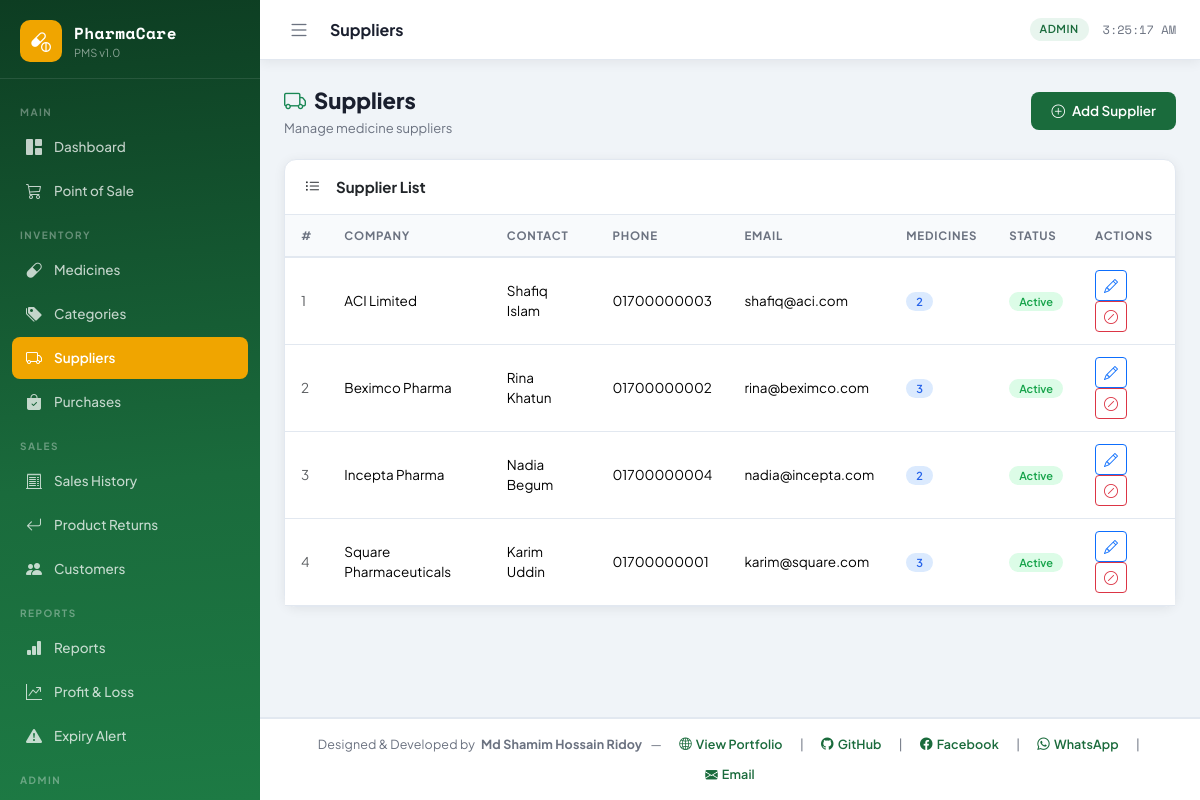
/pages/suppliers.php (signed in), run on the app's committed database.
### tables this page shows
CREATE TABLE IF NOT EXISTS suppliers (
    id INT AUTO_INCREMENT PRIMARY KEY,
    name VARCHAR(150) NOT NULL,
    contact_person VARCHAR(100),
    phone VARCHAR(20),
    email VARCHAR(100),
    address TEXT,
    status ENUM('active','inactive') DEFAULT 'active',
    created_at TIMESTAMP DEFAULT CURRENT_TIMESTAMP
);

### includes/auth.php (called while the page is built, shortened)
<?php
function hasRole($role) {
    return isset($_SESSION['role']) && $_SESSION['role'] === $role;
}
?>

### pages/suppliers.php (the view, shortened to what this page needs)
<?php
require_once '../includes/auth.php';
require_once '../includes/db.php';
$suppliers = $conn->query("SELECT s.*, COUNT(m.id) med_count FROM suppliers s LEFT JOIN medicines m ON s.id=m.supplier_id GROUP BY s.id ORDER BY s.name")->fetch_all(MYSQLI_ASSOC);
include '../includes/header.php';
?>
<div class="page-header">
    <div>
        <div class="page-title"><i class="bi bi-truck me-2 text-success"></i>Suppliers</div>
        <div class="page-subtitle">Manage medicine suppliers</div>
    </div>
    <button class="btn-primary-custom" data-bs-toggle="modal" data-bs-target="#supModal">
        <i class="bi bi-plus-circle"></i> Add Supplier
    </button>
</div>
<div class="card">
    <div class="card-header"><i class="bi bi-list-ul me-2"></i>Supplier List</div>
    <div class="table-responsive">
        <table class="table table-hover mb-0">
            <thead><tr>
                <th>#</th><th>Company</th><th>Contact</th><th>Phone</th><th>Email</th><th>Medicines</th><th>Status</th><th>Actions</th>
            </tr></thead>
            <tbody>
                <?php foreach ($suppliers as $i => $s): ?>
                <tr>
                    <td class="text-muted"><?= $i+1 ?></td>
                    <td class="fw-600"><?= htmlspecialchars($s['name']) ?></td>
                    <td><?= htmlspecialchars($s['contact_person'] ?? '—') ?></td>
                    <td><?= htmlspecialchars($s['phone'] ?? '—') ?></td>
                    <td><?= htmlspecialchars($s['email'] ?? '—') ?></td>
                    <td><span class="badge badge-info"><?= $s['med_count'] ?></span></td>
                    <td><span class="badge <?= $s['status'] === 'active' ? 'badge-active' : 'badge-inactive' ?>"><?= ucfirst($s['status']) ?></span></td>
                    <td>
                        <button class="btn btn-sm btn-outline-primary me-1" onclick="editSup(<?= htmlspecialchars(json_encode($s)) ?>)"><i class="bi bi-pencil"></i></button>
                        <?php if (hasRole('admin')): ?>
                        <a href="suppliers.php?delete=<?= $s['id'] ?>" class="btn btn-sm btn-outline-danger" data-confirm="Deactivate supplier?"><i class="bi bi-slash-circle"></i></a>
                        <?php endif; ?>
                    </td>
                </tr>
                <?php endforeach; ?>
            </tbody>
        </table>
    </div>
</div>
<?php include '../includes/footer.php'; ?>

### assets/css/style.css (style rules this page uses)
:root { --sidebar-w: 260px; --topbar-h: 60px; --primary: #1a6b3c; --primary-dark: #124d2c; --primary-light: #e8f5ee; --accent: #f0a500; --accent-light: #fff8e6; --danger: #e63946; --warning: #f4a261; --info: #2176ae; --bg: #f0f4f8; --surface: #ffffff; --text: #1a1f2e; --text-muted: #6b7280; --border: #e2e8f0; --radius: 12px; --radius-sm: 8px; --shadow: 0 2px 12px rgba(0,0,0,0.07); --shadow-lg: 0 8px 32px rgba(0,0,0,0.12); }
* { box-sizing: border-box; margin: 0; padding: 0; }
body { font-family: 'Plus Jakarta Sans', sans-serif; background: var(--bg); color: var(--text); min-height: 100vh; overflow-x: hidden; }
.card { border: 1px solid var(--border); border-radius: var(--radius); box-shadow: var(--shadow); background: var(--surface); }
.card-header { background: none; border-bottom: 1px solid var(--border); padding: 16px 20px; font-weight: 700; font-size: 15px; display: flex; align-items: center; gap: 8px; }
.table { margin: 0; }
.table thead th { background: #f8fafc; font-size: 11.5px; font-weight: 700; letter-spacing: .8px; text-transform: uppercase; color: var(--text-muted); border-bottom: 2px solid var(--border); padding: 12px 16px; white-space: nowrap; }
.table tbody td { padding: 12px 16px; font-size: 13.5px; vertical-align: middle; border-color: var(--border); }
.badge { font-size: 11px; font-weight: 600; padding: 4px 10px; border-radius: 20px; }
.badge-active { background: #dcfce7; color: #16a34a; }
.badge-info { background: #dbeafe; color: #2563eb; }
.btn-primary-custom { background: var(--primary); color: #fff; border: none; padding: 9px 20px; border-radius: var(--radius-sm); font-size: 13.5px; font-weight: 600; cursor: pointer; transition: background .2s, transform .1s; display: inline-flex; align-items: center; gap: 7px; }
.page-header { display: flex; align-items: center; justify-content: space-between; margin-bottom: 20px; flex-wrap: wrap; gap: 10px; }
.page-title { font-size: 22px; font-weight: 800; color: var(--text); }
.page-subtitle { font-size: 13px; color: var(--text-muted); margin-top: 2px; }

### data on the page
suppliers: name "ACI Limited", contact_person "Shafiq Islam", phone "01700000003", email "shafiq@aci.com", med_count "2", status "Active"
suppliers: name "Beximco Pharma", contact_person "Rina Khatun", phone "01700000002", email "rina@beximco.com", med_count "3", status "Active"
suppliers: name "Incepta Pharma", contact_person "Nadia Begum", phone "01700000004", email "nadia@incepta.com", med_count "2", status "Active"
suppliers: name "Square Pharmaceuticals", contact_person "Karim Uddin", phone "01700000001", email "karim@square.com", med_count "3", status "Active"

### other printed values
str_replace('_', ' ', $currentPage) "Suppliers"
$user['role'] "ADMIN"
